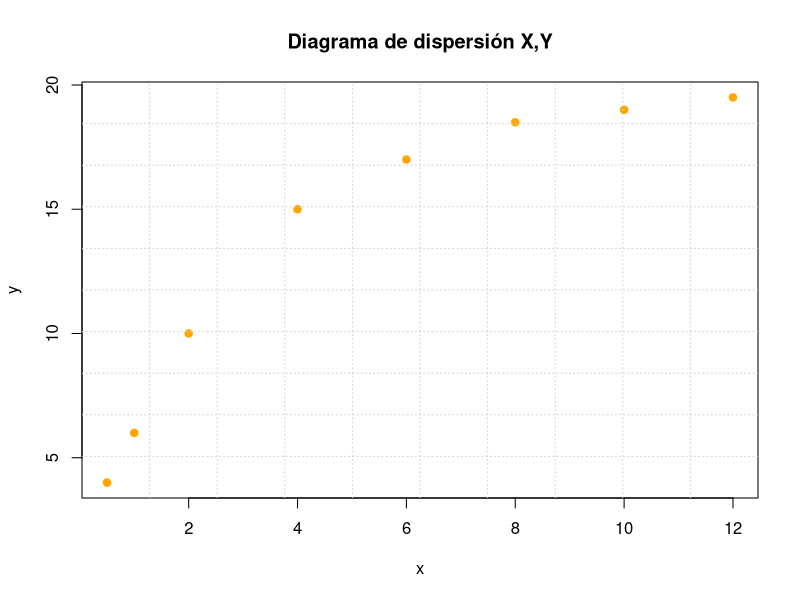
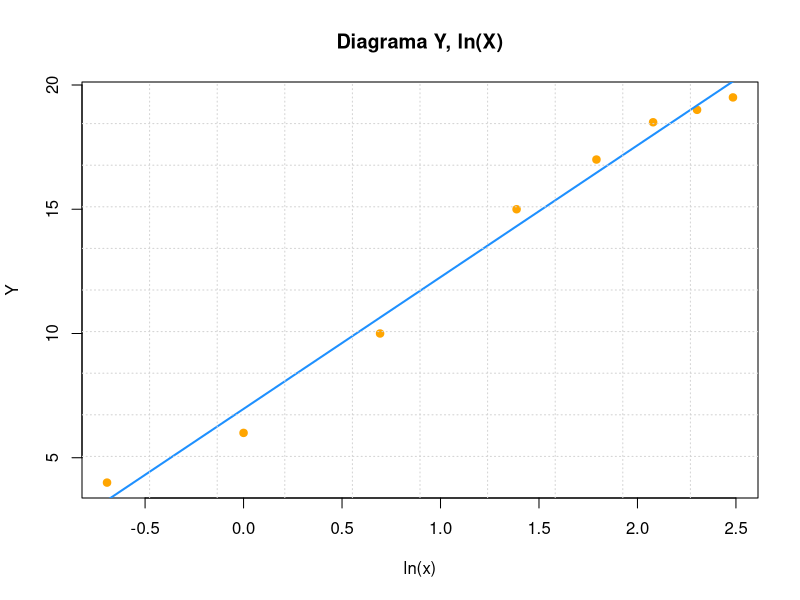
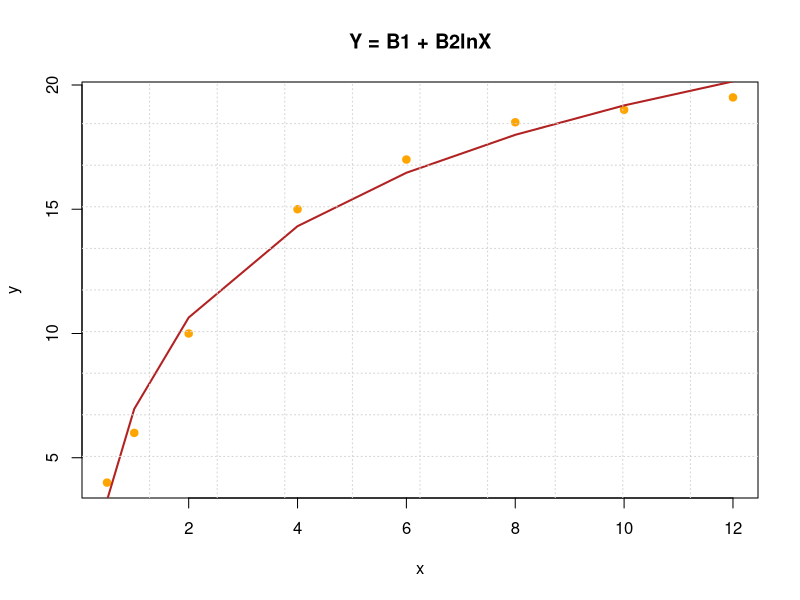

R code for these plots, in order:
# Datos

x<-c(0.5, 1, 2, 4, 6, 8, 10, 12)
y<-c(4, 6, 10, 15, 17, 18.5, 19, 19.5)
datos<-data.frame(x,y)

datos

regresionL <- lm(y ~ log(x), data = datos)
summary(regresionL)

plot(x,y,pch=19, col = "orange", main="Diagrama de dispersión X,Y")
grid(10,10,lwd=1)

plot(log(x), y, pch=19, col = "orange", bg="red", main="Diagrama Y, ln(X)", xlab = "ln(x)", ylab = "Y")
abline(reg=regresionL, col="dodgerblue", lwd=2)
grid(10,10,lwd=1)

plot(x,y, pch=19, col = "orange", bg="turquoise", main="Y = B1 + B2lnX")
lines(x, regresionL$fitted.values, col="firebrick", lwd = 2)
grid(10,10,lwd=1)